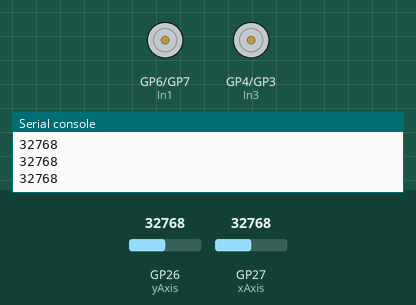
Bench run of a program on a simulated Raspberry Pi Pico running MicroPython. Parts: motor-driver pin pairs drawn as motors (green arrow = first pin HIGH = forward, orange = second pin HIGH = backward, longer = more drive, scaled by the enable pin), the last lines printed to the serial console. The test bench sets the inputs (shaded band); at power-on: GP26 (yAxis) = 32768, GP27 (xAxis) = 32768 (analog values on the 0–65535 scale).

Above: at 1.2 s.
1.3 s: GP26 (yAxis) set to 31584
At 2.4 s:
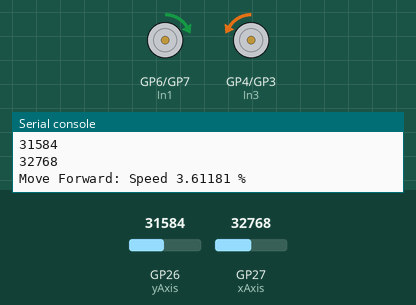
2.8 s: GP26 (yAxis) set to 34655
At 4.0 s:
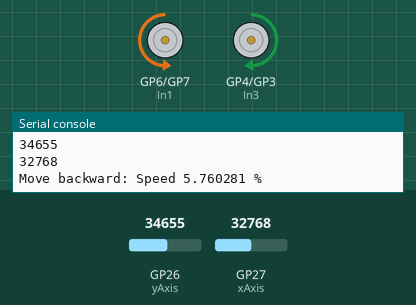
4.3 s: GP26 (yAxis) set to 32960
At 5.5 s:
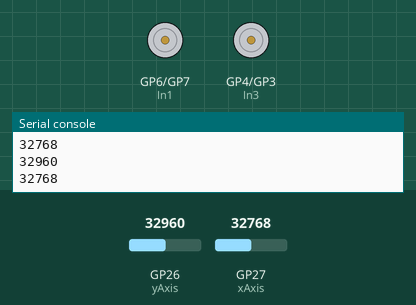
5.8 s: GP27 (xAxis) set to 31440
At 7.0 s:
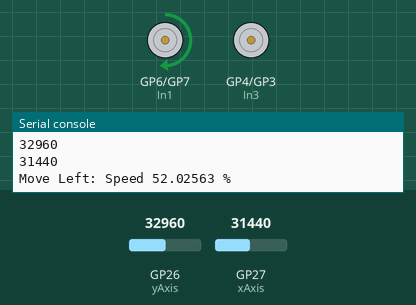
7.3 s: GP27 (xAxis) set to 34655
At 8.5 s:
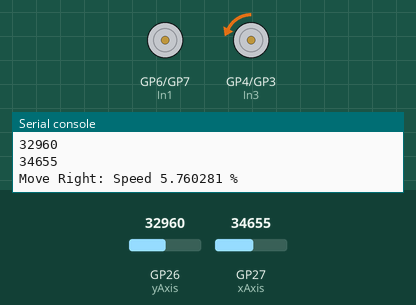
8.8 s: GP27 (xAxis) set to 33345
At 9.1 s:
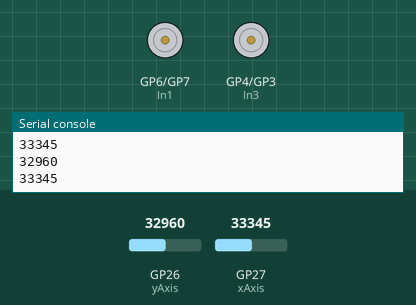
Timing chart, 0 to 11.3 s (numbered marks = the images above; inputs shaded):
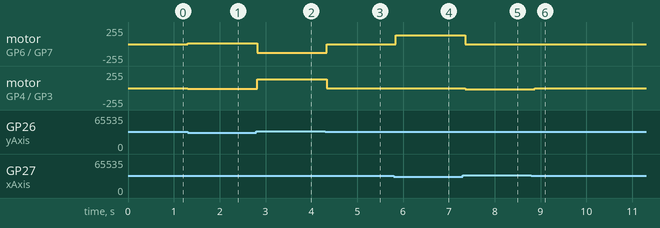

Measured:
- the behaviour switches between 34000 and 33984 on GP26 (yAxis) (found by bisection; images 2 and 3)
- the behaviour switches between 32000 and 31984 on GP27 (xAxis) (found by bisection; images 3 and 4)
- after the input at 1.3 s, motor on GP6 (In1) / GP7 (In2): stopped → forward 9/255 at once; motor on GP4 (In3) / GP3 (In4): stopped → backward 9/255 at once
- after the input at 2.8 s, motor on GP6 (In1) / GP7 (In2): forward 9/255 → backward 134/255 at once; motor on GP4 (In3) / GP3 (In4): backward 9/255 → forward 134/255 at once
- after the input at 4.3 s, motor on GP6 (In1) / GP7 (In2): backward 134/255 → stopped at once; motor on GP4 (In3) / GP3 (In4): forward 134/255 → stopped at once
- after the input at 5.8 s, motor on GP6 (In1) / GP7 (In2): stopped → forward 132/255 at once
- after the input at 7.3 s, motor on GP6 (In1) / GP7 (In2): forward 132/255 → stopped after 0.06 s; motor on GP4 (In3) / GP3 (In4): stopped → backward 15/255 after 0.06 s
- after the input at 8.8 s, motor on GP4 (In3) / GP3 (In4): backward 15/255 → stopped after 0.07 s

The program:

example2.py
```python
from machine import Pin, ADC, PWM  #importing PIN,ADC and PWM
import time #importing time
import utime

xAxis = ADC(Pin(27))
yAxis = ADC(Pin(26))
# Defining motor pins

#OUT1  and OUT2
In1=Pin(6,Pin.OUT)  #IN1`
In2=Pin(7,Pin.OUT)  #IN2
EN_A=PWM(Pin(8))


#OUT3  and OUT4
In3=Pin(4,Pin.OUT)  #IN3
In4=Pin(3,Pin.OUT)  #IN4
EN_B=PWM(Pin(2))


# Defining frequency for enable pins
EN_A.freq(1500)
EN_B.freq(1500)


# Forward
def move_forward():
    In1.high()
    In2.low()
    In3.low()
    In4.high()

# Backward
def move_backward():
    In1.low()
    In2.high()
    In3.high()
    In4.low()


#Stop
def stop():
    In1.low()
    In2.low()
    In3.low()
    In4.low()

while True:
    time.sleep(0.1)

    yValue = yAxis.read_u16()
    xValue = xAxis.read_u16()
    print(yValue)
    print(xValue)

    if yValue >= 32000 and yValue <= 34000 or xValue >= 32000 and xValue <= 34000:

        stop()


    if yValue >= 34000:
        duty_cycle = (((yValue-65535/2)/65535)*100)*2
        print("Move backward: Speed " + str(abs(duty_cycle)) + " %")
        duty_cycle = ((yValue/65535)*100)*650.2

        EN_A.duty_u16(int(duty_cycle))
        EN_B.duty_u16(int(duty_cycle))

        move_backward()


    elif yValue <= 32000:
        duty_cycle = ((yValue-65535/2)/65535*100)*2
        print("Move Forward: Speed " + str(abs(duty_cycle)) + " %")
        duty_cycle = abs(duty_cycle)*650.2

        EN_A.duty_u16(int(duty_cycle))
        EN_B.duty_u16(int(duty_cycle))

        move_forward()


    elif xValue < 32000:
        duty_cycle = (((xValue-65535)/65535)*100)
        print("Move Left: Speed " + str(abs(duty_cycle)) + " %")
        duty_cycle = abs((duty_cycle)*650.25)

        EN_B.duty_u16(0)
        EN_A.duty_u16(int(duty_cycle))

        move_forward()


    elif xValue > 34000:
        duty_cycle = ((xValue-65535/2)/65535*100)*2
        print("Move Right: Speed " + str(abs(duty_cycle)) + " %")
        duty_cycle = abs(duty_cycle)*650.2

        EN_B.duty_u16(int(duty_cycle))
        EN_A.duty_u16(0)

        move_forward()
```
